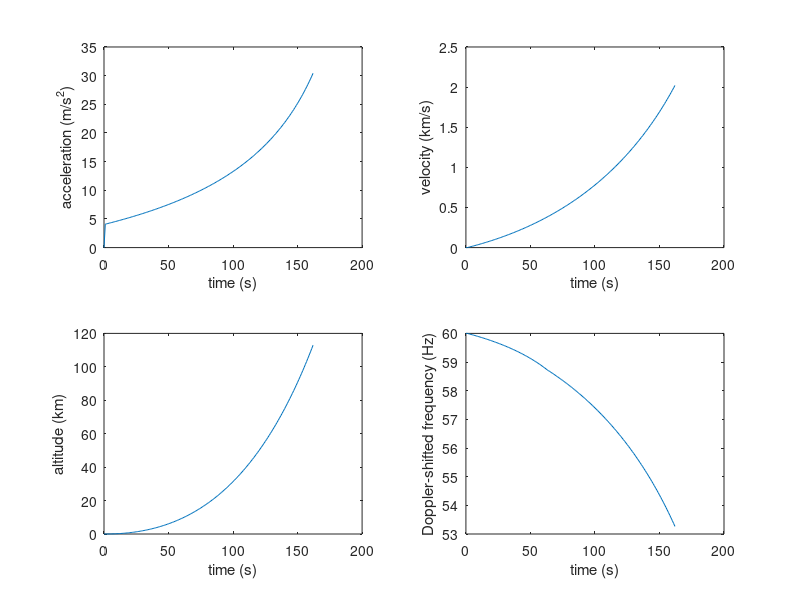

The MATLAB source for this figure:
clear all
close all
%% Falcon 9 full thrust
thrust = 7.607e6; % N
m_initial = 549054; % kg, mass of fully laden Falcon 9
burntime = 162; % s
m_1ststage_empty = 22200; % kg
m_2ndstage_full = 115000; % kg
m_payload = 1700; % kg
m_lost = m_initial - m_1ststage_empty - m_2ndstage_full - m_payload;
k = m_lost / burntime; % kg/s
g = 9.8055; %m/s
b = 0.4 * k; % drag constant, kg/s
v(1)=0;
a(1)=0;
d(1)=0;
m(1)=m_initial;
g(1) = 9.8055; % m/s^2
R=6.371e6; %m
f(1)=60; % Hz
c(1)=340; % speed of sound, m/s
for t=1:burntime
    g(t+1) = g(1) * R^2/(d(t) + R)^2;
    m(t+1) = m(t) - k;
    drag = b * v(t);
    a(t+1) = (thrust - drag) / mean([m(t)  m(t+1)]) - mean([g(t) g(t+1)]) ;
    v(t+1) = v(t) + a(t);
    c(t+1) = max([c(1) - d(t)/500 * 2  300]); % based on tables of elevation, pressure, temperature & c
    f(t+1) = f(1) - v(t+1) / c(t+1);
    d(t+1) = d(t) + mean([v(t) v(t+1)]);
end
figure
t=0:burntime;
subplot(2,2,1),plot(t,a);
xlabel('time (s)'); ylabel('acceleration (m/s^2)')
subplot(2,2,2),plot(t,v/1000);
xlabel('time (s)'); ylabel('velocity (km/s)')
subplot(2,2,3),plot(t,d/1000);
xlabel('time (s)'); ylabel('altitude (km)')
subplot(2,2,4),plot(t,f);
xlabel('time (s)'); ylabel('Doppler-shifted frequency (Hz)')